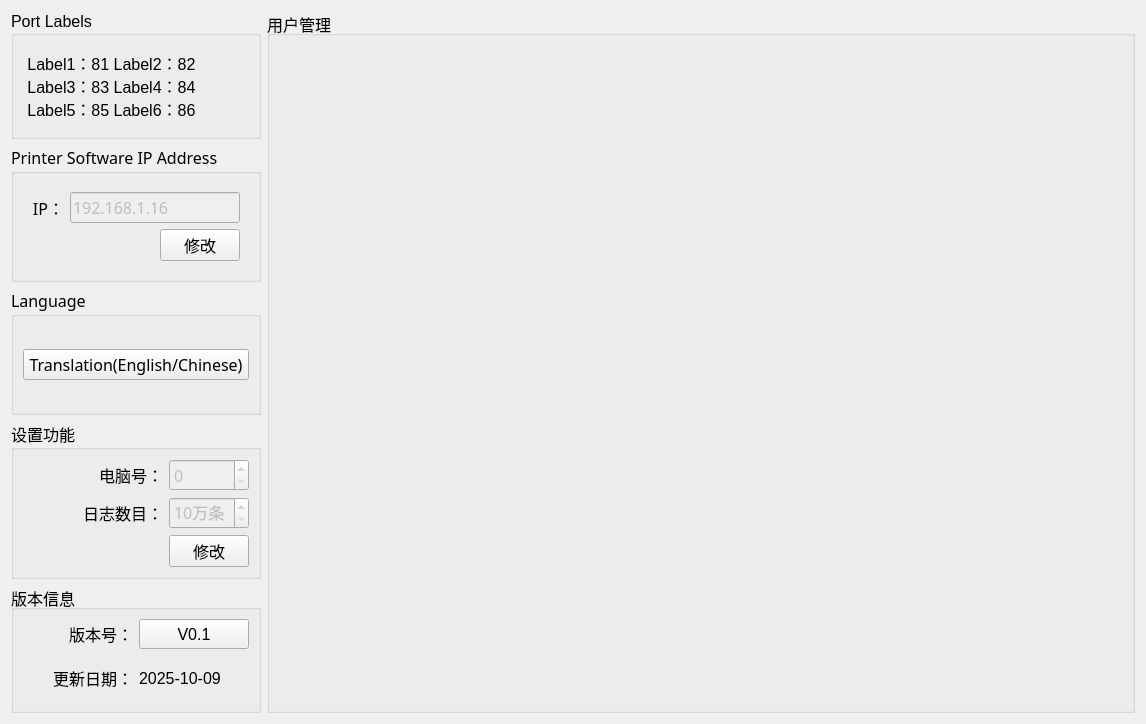
<?xml version="1.0" encoding="UTF-8"?>
<ui version="4.0">
 <class>Setup_MainWid</class>
 <widget class="QWidget" name="Setup_MainWid">
  <property name="geometry">
   <rect>
    <x>0</x>
    <y>0</y>
    <width>1146</width>
    <height>724</height>
   </rect>
  </property>
  <property name="windowTitle">
   <string>Form</string>
  </property>
  <layout class="QGridLayout" name="gridLayout_6">
   <item row="4" column="0">
    <widget class="QGroupBox" name="groupBox">
     <property name="maximumSize">
      <size>
       <width>250</width>
       <height>200</height>
      </size>
     </property>
     <property name="font">
      <font>
       <pointsize>12</pointsize>
      </font>
     </property>
     <property name="title">
      <string>版本信息</string>
     </property>
     <layout class="QGridLayout" name="gridLayout_2">
      <item row="1" column="2">
       <widget class="QLabel" name="label_date">
        <property name="font">
         <font>
          <pointsize>12</pointsize>
         </font>
        </property>
        <property name="text">
         <string>2025-10-09</string>
        </property>
       </widget>
      </item>
      <item row="0" column="0">
       <widget class="QLabel" name="label">
        <property name="font">
         <font>
          <pointsize>12</pointsize>
         </font>
        </property>
        <property name="text">
         <string>版本号：</string>
        </property>
        <property name="alignment">
         <set>Qt::AlignRight|Qt::AlignTrailing|Qt::AlignVCenter</set>
        </property>
       </widget>
      </item>
      <item row="1" column="0">
       <widget class="QLabel" name="label_3">
        <property name="font">
         <font>
          <pointsize>12</pointsize>
         </font>
        </property>
        <property name="text">
         <string>更新日期：</string>
        </property>
        <property name="alignment">
         <set>Qt::AlignRight|Qt::AlignTrailing|Qt::AlignVCenter</set>
        </property>
       </widget>
      </item>
      <item row="0" column="2">
       <widget class="QPushButton" name="verBtn">
        <property name="minimumSize">
         <size>
          <width>100</width>
          <height>30</height>
         </size>
        </property>
        <property name="font">
         <font>
          <pointsize>12</pointsize>
         </font>
        </property>
        <property name="text">
         <string>V0.1</string>
        </property>
       </widget>
      </item>
     </layout>
    </widget>
   </item>
   <item row="1" column="0">
    <widget class="QGroupBox" name="groupBox_3">
     <property name="minimumSize">
      <size>
       <width>0</width>
       <height>80</height>
      </size>
     </property>
     <property name="maximumSize">
      <size>
       <width>250</width>
       <height>200</height>
      </size>
     </property>
     <property name="font">
      <font>
       <family>微软雅黑</family>
       <pointsize>12</pointsize>
      </font>
     </property>
     <property name="title">
      <string>Printer Software IP Address</string>
     </property>
     <layout class="QGridLayout" name="gridLayout">
      <item row="0" column="0">
       <widget class="QWidget" name="deWid" native="true">
        <property name="minimumSize">
         <size>
          <width>0</width>
          <height>70</height>
         </size>
        </property>
        <property name="font">
         <font>
          <family>微软雅黑</family>
          <pointsize>12</pointsize>
         </font>
        </property>
        <layout class="QGridLayout" name="gridLayout_7">
         <item row="0" column="0" colspan="2">
          <layout class="QHBoxLayout" name="horizontalLayout">
           <item>
            <widget class="QLabel" name="label_17">
             <property name="font">
              <font>
               <family>微软雅黑</family>
               <pointsize>12</pointsize>
              </font>
             </property>
             <property name="text">
              <string>IP：</string>
             </property>
             <property name="alignment">
              <set>Qt::AlignRight|Qt::AlignTrailing|Qt::AlignVCenter</set>
             </property>
            </widget>
           </item>
           <item>
            <widget class="QLineEdit" name="printIp">
             <property name="enabled">
              <bool>false</bool>
             </property>
             <property name="text">
              <string>192.168.1.16</string>
             </property>
            </widget>
           </item>
          </layout>
         </item>
         <item row="1" column="0">
          <spacer name="horizontalSpacer">
           <property name="orientation">
            <enum>Qt::Horizontal</enum>
           </property>
           <property name="sizeHint" stdset="0">
            <size>
             <width>114</width>
             <height>20</height>
            </size>
           </property>
          </spacer>
         </item>
         <item row="1" column="1">
          <widget class="QPushButton" name="ipBtn">
           <property name="maximumSize">
            <size>
             <width>100</width>
             <height>16777215</height>
            </size>
           </property>
           <property name="font">
            <font>
             <family>微软雅黑</family>
             <pointsize>12</pointsize>
            </font>
           </property>
           <property name="text">
            <string>修改</string>
           </property>
          </widget>
         </item>
        </layout>
       </widget>
      </item>
     </layout>
    </widget>
   </item>
   <item row="0" column="1" rowspan="5">
    <widget class="QGroupBox" name="groupBox_5">
     <property name="font">
      <font>
       <pointsize>12</pointsize>
      </font>
     </property>
     <property name="title">
      <string>用户管理</string>
     </property>
     <layout class="QGridLayout" name="gridLayout_4">
      <property name="leftMargin">
       <number>0</number>
      </property>
      <property name="topMargin">
       <number>0</number>
      </property>
      <property name="rightMargin">
       <number>0</number>
      </property>
      <item row="0" column="0">
       <widget class="QStackedWidget" name="stackedWid">
        <property name="font">
         <font>
          <pointsize>12</pointsize>
         </font>
        </property>
       </widget>
      </item>
     </layout>
    </widget>
   </item>
   <item row="2" column="0">
    <widget class="QGroupBox" name="groupBox_4">
     <property name="maximumSize">
      <size>
       <width>250</width>
       <height>200</height>
      </size>
     </property>
     <property name="font">
      <font>
       <family>微软雅黑</family>
       <pointsize>12</pointsize>
      </font>
     </property>
     <property name="title">
      <string>Language</string>
     </property>
     <layout class="QGridLayout" name="gridLayout_3">
      <item row="0" column="0">
       <widget class="QPushButton" name="Translation">
        <property name="text">
         <string>Translation(English/Chinese)</string>
        </property>
       </widget>
      </item>
     </layout>
    </widget>
   </item>
   <item row="3" column="0">
    <widget class="QGroupBox" name="groupBox_2">
     <property name="minimumSize">
      <size>
       <width>0</width>
       <height>0</height>
      </size>
     </property>
     <property name="maximumSize">
      <size>
       <width>250</width>
       <height>200</height>
      </size>
     </property>
     <property name="font">
      <font>
       <family>微软雅黑</family>
       <pointsize>12</pointsize>
      </font>
     </property>
     <property name="title">
      <string>设置功能</string>
     </property>
     <layout class="QGridLayout" name="gridLayout_5">
      <item row="0" column="0">
       <widget class="QLabel" name="label_16">
        <property name="font">
         <font>
          <family>微软雅黑</family>
          <pointsize>12</pointsize>
         </font>
        </property>
        <property name="text">
         <string>电脑号：</string>
        </property>
        <property name="alignment">
         <set>Qt::AlignRight|Qt::AlignTrailing|Qt::AlignVCenter</set>
        </property>
       </widget>
      </item>
      <item row="0" column="1">
       <widget class="QSpinBox" name="pcNumSpin">
        <property name="enabled">
         <bool>false</bool>
        </property>
        <property name="font">
         <font>
          <family>微软雅黑</family>
          <pointsize>12</pointsize>
         </font>
        </property>
        <property name="styleSheet">
         <string notr="true"/>
        </property>
        <property name="maximum">
         <number>9</number>
        </property>
       </widget>
      </item>
      <item row="1" column="0">
       <widget class="QLabel" name="label_15">
        <property name="font">
         <font>
          <family>微软雅黑</family>
          <pointsize>12</pointsize>
         </font>
        </property>
        <property name="text">
         <string>日志数目：</string>
        </property>
        <property name="alignment">
         <set>Qt::AlignRight|Qt::AlignTrailing|Qt::AlignVCenter</set>
        </property>
       </widget>
      </item>
      <item row="1" column="1">
       <widget class="QSpinBox" name="logCountSpin">
        <property name="enabled">
         <bool>false</bool>
        </property>
        <property name="font">
         <font>
          <family>微软雅黑</family>
          <pointsize>12</pointsize>
         </font>
        </property>
        <property name="suffix">
         <string>万条</string>
        </property>
        <property name="minimum">
         <number>10</number>
        </property>
       </widget>
      </item>
      <item row="2" column="0">
       <spacer name="horizontalSpacer_2">
        <property name="font">
         <font>
          <family>微软雅黑</family>
          <pointsize>12</pointsize>
         </font>
        </property>
        <property name="orientation">
         <enum>Qt::Horizontal</enum>
        </property>
        <property name="sizeHint" stdset="0">
         <size>
          <width>92</width>
          <height>20</height>
         </size>
        </property>
       </spacer>
      </item>
      <item row="2" column="1">
       <widget class="QPushButton" name="pcBtn">
        <property name="font">
         <font>
          <family>微软雅黑</family>
          <pointsize>12</pointsize>
         </font>
        </property>
        <property name="text">
         <string>修改</string>
        </property>
       </widget>
      </item>
     </layout>
    </widget>
   </item>
   <item row="0" column="0">
    <widget class="QGroupBox" name="groupBox_6">
     <property name="maximumSize">
      <size>
       <width>250</width>
       <height>200</height>
      </size>
     </property>
     <property name="font">
      <font>
       <pointsize>12</pointsize>
      </font>
     </property>
     <property name="title">
      <string>Port Labels</string>
     </property>
     <layout class="QGridLayout" name="gridLayout_8">
      <item row="0" column="0">
       <widget class="QLabel" name="label_2">
        <property name="text">
         <string> Label1：81 Label2：82 
 Label3：83 Label4：84 
 Label5：85 Label6：86   </string>
        </property>
       </widget>
      </item>
     </layout>
    </widget>
   </item>
  </layout>
 </widget>
 <resources/>
 <connections/>
</ui>
